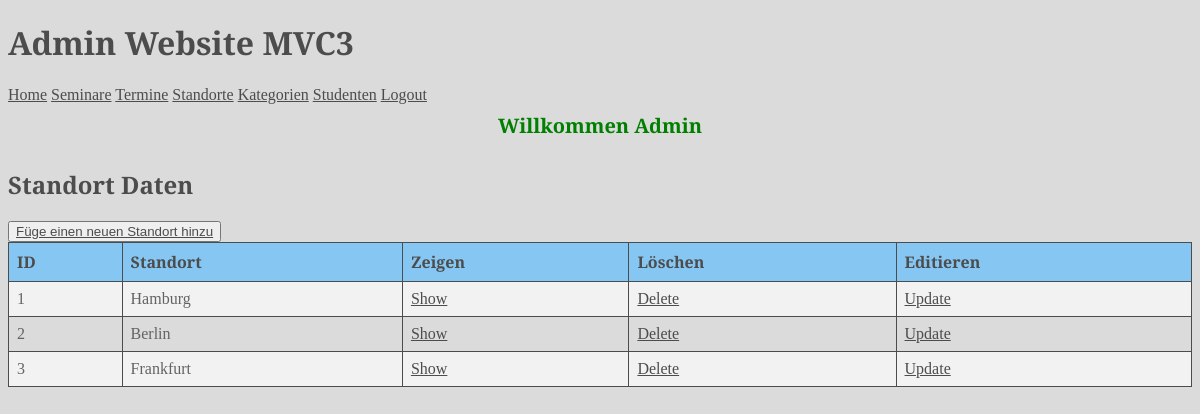
Page /admin/index.php?action=standort_selectAll (signed in) on the committed database.
### tables this page shows
CREATE TABLE `standorte` (
  `id` int(11) NOT NULL AUTO_INCREMENT,
  `standort` varchar(50) NOT NULL,
  PRIMARY KEY (`id`),
  UNIQUE KEY `standort` (`standort`)
);

### admin/index.php (called while the page is built, shortened)
<?php
require_once "./include/datenbank.php";
if (isset($_GET['action'])) {
    $action = $_GET['action'];
} else {
    $action = 'admin_login';
}
switch ($action) {
    case 'standort_selectAll':
        $standort = new Standort();
        $result = $standort->selectAll($db);
    break;
}
require_once "views/layout.php";
?>

### admin/models/Standort.php (called while the page is built, shortened)
<?php
class Standort implements iDatenbank
{
	private $id;
	private $standort;
	function set_daten($daten)
	{
		if (!is_array($daten)) {
			return;
		}
		foreach ($daten as $key => $value) {
			$setter = "set" . ucfirst($key);
		}
	}
	public function getId()
	{
		return $this->id;
	}
	public function setId($param)
	{
		$this->id = $param;
	}
	public function getStandort()
	{
		return $this->standort;
	}
	public function setStandort($param)
	{
		$this->standort = $param;
	}
    function selectAll($db)
	{
		$sql = "SELECT * FROM standorte ORDER BY id";
		$stmt = $db->prepare($sql);
		$stmt->execute();
		foreach ($stmt->fetchAll() as $result)
		{
			$results[] = new Standort($result);
        }
		return $results;
    }
}
?>

### admin/views/_standort_select_all.php (the view)
<tr>
	<td><?= $standort->getId() ?></td>
	<td><?= $standort->getStandort() ?></td>
	<td><a href="index.php?action=standort_select&id=<?= $standort->getId() ?>">Show</a></td>
	<td><a href="index.php?action=standort_delete&id=<?= $standort->getId() ?>">Delete</a></td>
	<td><a href="index.php?action=standort_update&id=<?= $standort->getId() ?>">Update</a></td>
</tr>

### admin/views/standort_selectAll.php
<h2>Standort Daten</h2>
<div>
<button><a href="index.php?action=standort_insert">Füge einen neuen Standort hinzu</a></button>
</div>
<table>
<tr>
	<th>ID</th>
	<th>Standort</th>
	<th>Zeigen</th>
	<th>Löschen</th>
	<th>Editieren</th>
</tr>
<?php
foreach($result AS $standort)
{
	require "_standort_select_all.php";
}
?>
</table>

### admin/css/styles.css (style rules this page uses)
html { font-family: "PT Serif", serif; font-weight: 400; font-style: normal; color: #4C4C4C; }
body { background-color: #DBDBDB; }
table { border-collapse: collapse; width: 100%; }
th, td { border: 1px solid #4C4C4C; padding: 8px; text-align: left; }
th { background-color: #85C7F2; color: #4C4C4C; }
tr:nth-child(even) { background-color: #f2f2f2; color: #636363; }
tr:nth-child(odd) { background-color: #DBDBDB; color: #636363; }
a { color: #4C4C4C; }

### rows in the picture
standorte: id "1", standort "Hamburg"
standorte: id "2", standort "Berlin"
standorte: id "3", standort "Frankfurt"

### other values in the picture
$message "Willkommen Admin"
